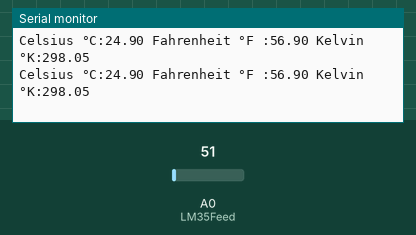
A sketch run on a simulated Arduino Uno, built with avr-gcc and run on an emulated ATmega328P. On the bench: the last lines printed to the serial monitor. The inputs (shaded band) are chosen by the test bench; at power-on: A0 (LM35Feed) = 51.

Above: at 2.8 s.
2.9 s: A0 (LM35Feed) set to 61
At 5.2 s:
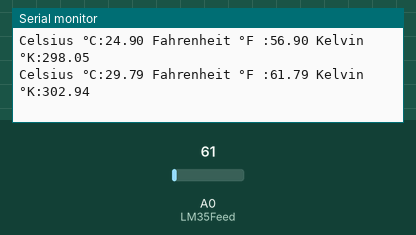
5.6 s: A0 (LM35Feed) set to 71
At 6.9 s:
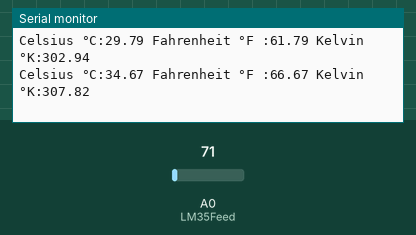
Timing chart, 0 to 8.6 s (numbered marks = the images above; inputs shaded):
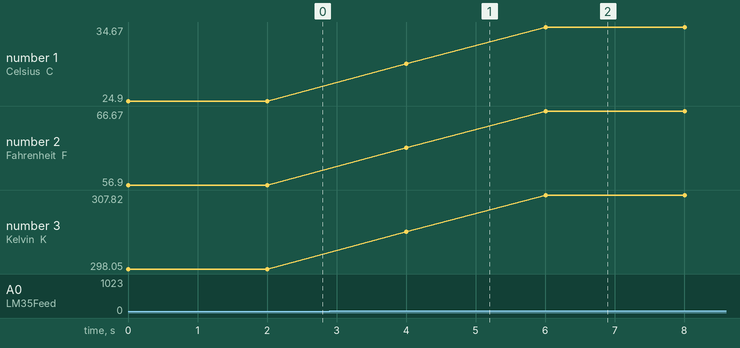

The sketch:

temp_sensor.ino
```cpp
int reading;
int LM35Feed=A0;
float tCelsius;
float tFahrenheit;
float tKelvin;
float millivolts;

void setup() {
  // put your setup code here, to run once:
  Serial. begin(9600);

}

void loop() {
  // put your main code here, to run repeatedly:
  reading=analogRead(LM35Feed);
  millivolts=(reading/1024.0)*5000;
  tCelsius=millivolts/10;
  tFahrenheit=(tCelsius*(9/5))+32;
  tKelvin=tCelsius+273.15;

  Serial.print("Celsius °C:");
  Serial.print(tCelsius);
  Serial.print(" ");
  Serial.print("Fahrenheit °F :");
  Serial.print(tFahrenheit);
  Serial.print(" ");
  Serial.print("Kelvin °K:");
  Serial.print(tKelvin);
  Serial.print("\n");
  delay(2000);

}
```

Measured:
- after the input at 2.9 s, the serial monitor: prints a new line after 1.1 s (image 1)
- after the input at 5.6 s, the serial monitor: prints a new line after 0.41 s (image 2)
- plotted number 1: 24.9 → 29.79 after the input at 2.9 s, 29.79 → 34.67 after the input at 5.6 s
- plotted number 2: 56.9 → 61.79 after the input at 2.9 s, 61.79 → 66.67 after the input at 5.6 s
- plotted number 3: 298.05 → 302.94 after the input at 2.9 s, 302.94 → 307.82 after the input at 5.6 s
